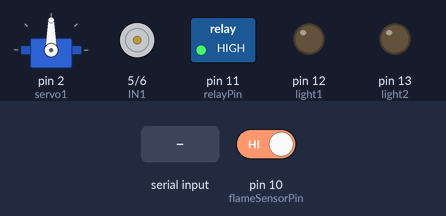
Bench run of a sketch on a simulated Arduino Uno, built with avr-gcc and run on an emulated ATmega328P. Parts: servo, motor-driver pin pairs drawn as motors (green arrow = first pin HIGH = forward, orange = second pin HIGH = backward, longer = more drive, scaled by the enable pin), switched loads named in the sketch (green lamp = pin HIGH), output pins drawn as LEDs (lit = HIGH). The inputs (shaded band) are chosen by the test bench; at power-on: pin 10 (flameSensorPin) HIGH.

Above: at 1.2 s.
1.3 s: pin 10 (flameSensorPin) driven LOW
At 2.5 s:
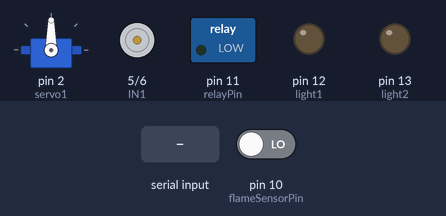
3.0 s: "F" received over Serial
At 3.7 s:
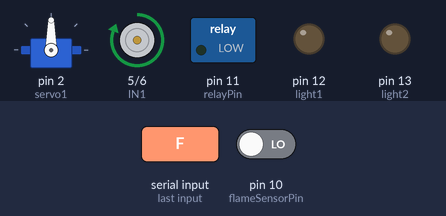
4.5 s: byte 86 ('V') received over Serial
At 4.8 s:
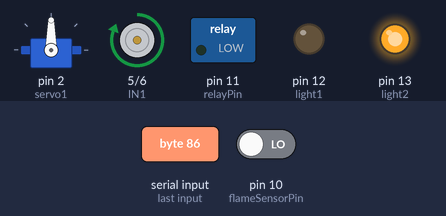
6.0 s: "B" received over Serial
At 7.2 s:
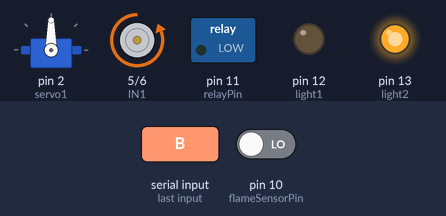
7.5 s: byte 118 ('v') received over Serial
At 8.4 s:
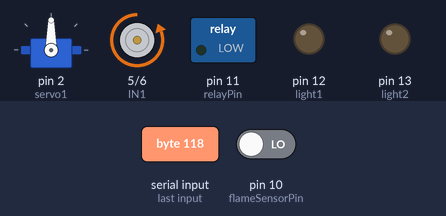
9.0 s: "L" received over Serial
At 9.5 s:
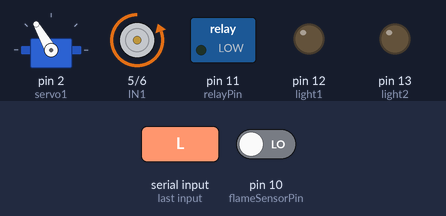
Timing chart, 0 to 11.5 s (numbered marks = the images above; inputs shaded):
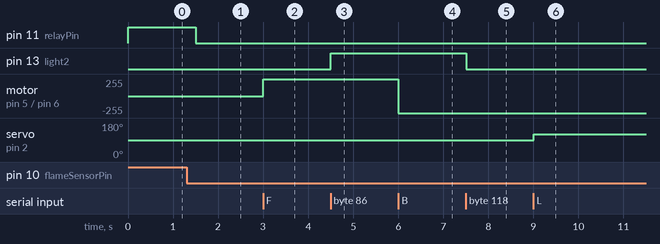

Measured:
- after the input at 1.3 s, pin 11 (relayPin): HIGH → LOW after 0.20 s
- after the input at 3.0 s, motor on pin 5 (IN1) / pin 6 (IN2): stopped → forward 255/255 at once
- after the input at 4.5 s, pin 13 (light2): LOW → HIGH at once
- after the input at 6.0 s, motor on pin 5 (IN1) / pin 6 (IN2): forward 255/255 → backward 255/255 at once
- after the input at 7.5 s, pin 13 (light2): HIGH → LOW at once
- after the input at 9.0 s, servo on pin 2 (servo1): 90° → 120° at once

The sketch:

Combine_Code.ino
```cpp
#include <Servo.h>

const int flameSensorPin = 10;
const int relayPin = 11;

const int ENA = 3;
const int IN1 = 5;
const int IN2 = 6;

Servo servo1;
#define SERVOMIN 60
#define SERVOMID 90
#define SERVOMAX 120
#define TurnRight servo1.write(SERVOMIN)
#define TurnMid servo1.write(SERVOMID)
#define TurnLeft servo1.write(SERVOMAX)

const int light1 = 12;
const int light2 = 13;

char ch;
int vSpeed = 255;

unsigned long lastFlameCheck = 0;
const unsigned long flameInterval = 500;

unsigned long lastBTCheck = 0;
const unsigned long btInterval = 50;

void setup() {
  Serial.begin(9600);
  pinMode(flameSensorPin, INPUT);
  pinMode(relayPin, OUTPUT);
  digitalWrite(relayPin, HIGH);

  servo1.attach(2);
  TurnMid;

  pinMode(ENA, OUTPUT);
  pinMode(IN1, OUTPUT);
  pinMode(IN2, OUTPUT);
  stopMotor();

  pinMode(light1, OUTPUT);
  pinMode(light2, OUTPUT);
  digitalWrite(light1, LOW);
  digitalWrite(light2, LOW);
}

void loop() {
  unsigned long currentMillis = millis();

  // Flame sensor logic every 500 ms
  if (currentMillis - lastFlameCheck >= flameInterval) {
    lastFlameCheck = currentMillis;
    int flameDetected = digitalRead(flameSensorPin);
    digitalWrite(relayPin, flameDetected == LOW ? LOW : HIGH);
  }

  // Bluetooth command handling every 50 ms
  if (currentMillis - lastBTCheck >= btInterval) {
    lastBTCheck = currentMillis;
    if (Serial.available()) {
      ch = Serial.read();
      processCommand(ch);
    }
  }
}

void processCommand(char ch) {
  switch (ch) {
    case 'F': moveForward(); break;
    case 'B': moveBackward(); break;
    case 'f': stopMotor(); break;
    case 'b': stopMotor(); break;
    case 'L': TurnLeft; break;
    case 'l': TurnMid; break;
    case 'R': TurnRight; break;
    case 'r': TurnMid; break;
    case 'U': digitalWrite(light1, HIGH); break;
    case 'u': digitalWrite(light1, LOW); break;
    case 'V': digitalWrite(light2, HIGH); break;
    case 'v': digitalWrite(light2, LOW); break;
    default: break;
  }
}

void moveForward() {
  analogWrite(ENA, vSpeed);
  digitalWrite(IN1, HIGH);
  digitalWrite(IN2, LOW);
}

void moveBackward() {
  analogWrite(ENA, vSpeed);
  digitalWrite(IN1, LOW);
  digitalWrite(IN2, HIGH);
}

void stopMotor() {
  analogWrite(ENA, 0);
  digitalWrite(IN1, LOW);
  digitalWrite(IN2, LOW);
}
```
